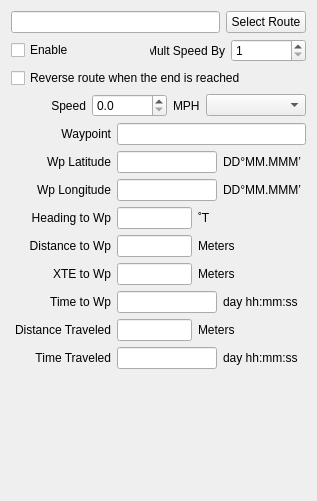
     <widget class="QWidget" name="tabAutopilot">
      <attribute name="title">
       <string>Autopilot</string>
      </attribute>
      <layout class="QVBoxLayout" name="verticalLayout_7">
       <item>
        <layout class="QHBoxLayout" name="horizontalLayout_10">
         <item>
          <widget class="QLineEdit" name="lineEditFilePath">
           <property name="text">
            <string/>
           </property>
           <property name="readOnly">
            <bool>true</bool>
           </property>
          </widget>
         </item>
         <item>
          <widget class="QPushButton" name="pushButtonSelectRouteFile">
           <property name="toolTip">
            <string>&lt;html&gt;&lt;head/&gt;&lt;body&gt;&lt;p&gt;Choose a GPX/KML file or a chartplotter route. Selection does not start Autopilot or Sending.&lt;/p&gt;&lt;/body&gt;&lt;/html&gt;</string>
           </property>
           <property name="text">
            <string>Select Route</string>
           </property>
          </widget>
         </item>
        </layout>
       </item>
       <item>
        <layout class="QHBoxLayout" name="horizontalLayout_21">
         <item>
          <widget class="QCheckBox" name="checkBoxAutoPilotEnabled">
           <property name="toolTip">
            <string>&lt;html&gt;&lt;head/&gt;&lt;body&gt;&lt;p&gt;Select to start the Autopilot, or un-check to stop.&lt;/p&gt;&lt;/body&gt;&lt;/html&gt;</string>
           </property>
           <property name="text">
            <string>Enable</string>
           </property>
          </widget>
         </item>
         <item>
          <spacer name="horizontalSpacer_2">
           <property name="orientation">
            <enum>Qt::Orientation::Horizontal</enum>
           </property>
           <property name="sizeHint" stdset="0">
            <size>
             <width>40</width>
             <height>20</height>
            </size>
           </property>
          </spacer>
         </item>
         <item>
          <widget class="QLabel" name="labelMultSpeedByX_2">
           <property name="minimumSize">
            <size>
             <width>75</width>
             <height>0</height>
            </size>
           </property>
           <property name="maximumSize">
            <size>
             <width>75</width>
             <height>16777215</height>
            </size>
           </property>
           <property name="text">
            <string>Mult Speed By</string>
           </property>
           <property name="alignment">
            <set>Qt::AlignmentFlag::AlignRight|Qt::AlignmentFlag::AlignTrailing|Qt::AlignmentFlag::AlignVCenter</set>
           </property>
          </widget>
         </item>
         <item>
          <widget class="QSpinBox" name="spinBoxMultSpeedByX">
           <property name="minimumSize">
            <size>
             <width>75</width>
             <height>0</height>
            </size>
           </property>
           <property name="maximumSize">
            <size>
             <width>75</width>
             <height>16777215</height>
            </size>
           </property>
           <property name="minimum">
            <number>1</number>
           </property>
           <property name="maximum">
            <number>10</number>
           </property>
          </widget>
         </item>
        </layout>
       </item>
       <item>
        <widget class="QCheckBox" name="checkBoxReverseRoute">
         <property name="text">
          <string>Reverse route when the end is reached</string>
         </property>
        </widget>
       </item>
       <item>
        <layout class="QHBoxLayout" name="horizontalLayout_24">
         <item>
          <widget class="QLabel" name="labelDataSpeed">
           <property name="minimumSize">
            <size>
             <width>75</width>
             <height>0</height>
            </size>
           </property>
           <property name="maximumSize">
            <size>
             <width>75</width>
             <height>16777215</height>
            </size>
           </property>
           <property name="text">
            <string>Speed</string>
           </property>
           <property name="alignment">
            <set>Qt::AlignmentFlag::AlignRight|Qt::AlignmentFlag::AlignTrailing|Qt::AlignmentFlag::AlignVCenter</set>
           </property>
          </widget>
         </item>
         <item>
          <widget class="QDoubleSpinBox" name="doubleSpinBoxSpeed">
           <property name="minimumSize">
            <size>
             <width>75</width>
             <height>0</height>
            </size>
           </property>
           <property name="maximumSize">
            <size>
             <width>75</width>
             <height>16777215</height>
            </size>
           </property>
           <property name="decimals">
            <number>1</number>
           </property>
          </widget>
         </item>
         <item>
          <widget class="ClickableLabel" name="labelUnitsSpeed">
           <property name="text">
            <string>MPH</string>
           </property>
          </widget>
         </item>
         <item>
          <widget class="QComboBox" name="comboBoxSpeedSource">
           <property name="minimumSize">
            <size>
             <width>100</width>
             <height>0</height>
            </size>
           </property>
           <property name="toolTip">
            <string>&lt;html&gt;&lt;head/&gt;&lt;body&gt;&lt;p&gt;Select speed source for autopilot: Speed Value, Route File, Throttle Position &lt;/p&gt;&lt;/body&gt;&lt;/html&gt;</string>
           </property>
          </widget>
         </item>
        </layout>
       </item>
       <item>
        <layout class="QHBoxLayout" name="horizontalLayout_25">
         <item>
          <widget class="QLabel" name="labelNextWaypoint">
           <property name="minimumSize">
            <size>
             <width>100</width>
             <height>0</height>
            </size>
           </property>
           <property name="maximumSize">
            <size>
             <width>100</width>
             <height>16777215</height>
            </size>
           </property>
           <property name="text">
            <string>Waypoint</string>
           </property>
           <property name="alignment">
            <set>Qt::AlignmentFlag::AlignRight|Qt::AlignmentFlag::AlignTrailing|Qt::AlignmentFlag::AlignVCenter</set>
           </property>
          </widget>
         </item>
         <item>
          <widget class="QLineEdit" name="lineEditNextWaypoint">
           <property name="readOnly">
            <bool>true</bool>
           </property>
          </widget>
         </item>
        </layout>
       </item>
       <item>
        <layout class="QHBoxLayout" name="horizontalLayout_26">
         <item>
          <widget class="ClickableLabel" name="labelWpLatitude">
           <property name="minimumSize">
            <size>
             <width>100</width>
             <height>0</height>
            </size>
           </property>
           <property name="maximumSize">
            <size>
             <width>100</width>
             <height>16777215</height>
            </size>
           </property>
           <property name="text">
            <string>Wp Latitude</string>
           </property>
           <property name="alignment">
            <set>Qt::AlignmentFlag::AlignRight|Qt::AlignmentFlag::AlignTrailing|Qt::AlignmentFlag::AlignVCenter</set>
           </property>
          </widget>
         </item>
         <item>
          <widget class="QLineEdit" name="lineEditWpLatitude">
           <property name="minimumSize">
            <size>
             <width>100</width>
             <height>0</height>
            </size>
           </property>
           <property name="maximumSize">
            <size>
             <width>100</width>
             <height>16777215</height>
            </size>
           </property>
           <property name="text">
            <string/>
           </property>
           <property name="readOnly">
            <bool>true</bool>
           </property>
          </widget>
         </item>
         <item>
          <widget class="QLabel" name="labelUnitsWpLatitude">
           <property name="text">
            <string>DD°MM.MMM’</string>
           </property>
          </widget>
         </item>
        </layout>
       </item>
       <item>
        <layout class="QHBoxLayout" name="horizontalLayout_27">
         <item>
          <widget class="ClickableLabel" name="labelWpLongitude">
           <property name="minimumSize">
            <size>
             <width>100</width>
             <height>0</height>
            </size>
           </property>
           <property name="maximumSize">
            <size>
             <width>100</width>
             <height>16777215</height>
            </size>
           </property>
           <property name="text">
            <string>Wp Longitude</string>
           </property>
           <property name="alignment">
            <set>Qt::AlignmentFlag::AlignRight|Qt::AlignmentFlag::AlignTrailing|Qt::AlignmentFlag::AlignVCenter</set>
           </property>
          </widget>
         </item>
         <item>
          <widget class="QLineEdit" name="lineEditWpLongitude">
           <property name="minimumSize">
            <size>
             <width>100</width>
             <height>0</height>
            </size>
           </property>
           <property name="maximumSize">
            <size>
             <width>100</width>
             <height>16777215</height>
            </size>
           </property>
           <property name="readOnly">
            <bool>true</bool>
           </property>
          </widget>
         </item>
         <item>
          <widget class="QLabel" name="labelUnitsWpLongitude">
           <property name="text">
            <string>DD°MM.MMM’</string>
           </property>
          </widget>
         </item>
        </layout>
       </item>
       <item>
        <layout class="QHBoxLayout" name="horizontalLayout_28">
         <item>
          <widget class="QLabel" name="labelHeading">
           <property name="minimumSize">
            <size>
             <width>100</width>
             <height>0</height>
            </size>
           </property>
           <property name="maximumSize">
            <size>
             <width>100</width>
             <height>16777215</height>
            </size>
           </property>
           <property name="text">
            <string>Heading to Wp</string>
           </property>
           <property name="alignment">
            <set>Qt::AlignmentFlag::AlignRight|Qt::AlignmentFlag::AlignTrailing|Qt::AlignmentFlag::AlignVCenter</set>
           </property>
          </widget>
         </item>
         <item>
          <widget class="QLineEdit" name="lineEditHeadingToWp">
           <property name="minimumSize">
            <size>
             <width>75</width>
             <height>0</height>
            </size>
           </property>
           <property name="maximumSize">
            <size>
             <width>75</width>
             <height>16777215</height>
            </size>
           </property>
           <property name="readOnly">
            <bool>true</bool>
           </property>
          </widget>
         </item>
         <item>
          <widget class="ClickableLabel" name="labelUnitsHeading">
           <property name="text">
            <string>˚T</string>
           </property>
          </widget>
         </item>
        </layout>
       </item>
       <item>
        <layout class="QHBoxLayout" name="horizontalLayout_29">
         <item>
          <widget class="QLabel" name="labelDistance">
           <property name="minimumSize">
            <size>
             <width>100</width>
             <height>0</height>
            </size>
           </property>
           <property name="maximumSize">
            <size>
             <width>100</width>
             <height>16777215</height>
            </size>
           </property>
           <property name="text">
            <string>Distance to Wp</string>
           </property>
           <property name="alignment">
            <set>Qt::AlignmentFlag::AlignRight|Qt::AlignmentFlag::AlignTrailing|Qt::AlignmentFlag::AlignVCenter</set>
           </property>
          </widget>
         </item>
         <item>
          <widget class="QLineEdit" name="lineEditDistanceToWp">
           <property name="minimumSize">
            <size>
             <width>75</width>
             <height>0</height>
            </size>
           </property>
           <property name="maximumSize">
            <size>
             <width>75</width>
             <height>16777215</height>
            </size>
           </property>
           <property name="readOnly">
            <bool>true</bool>
           </property>
          </widget>
         </item>
         <item>
          <widget class="ClickableLabel" name="labelUnitsDistance">
           <property name="text">
            <string>Meters</string>
           </property>
          </widget>
         </item>
        </layout>
       </item>
       <item>
        <layout class="QHBoxLayout" name="horizontalLayout_30">
         <item>
          <widget class="QLabel" name="labelXte">
           <property name="minimumSize">
            <size>
             <width>100</width>
             <height>0</height>
            </size>
           </property>
           <property name="maximumSize">
            <size>
             <width>100</width>
             <height>16777215</height>
            </size>
           </property>
           <property name="text">
            <string>XTE to Wp</string>
           </property>
           <property name="alignment">
            <set>Qt::AlignmentFlag::AlignRight|Qt::AlignmentFlag::AlignTrailing|Qt::AlignmentFlag::AlignVCenter</set>
           </property>
          </widget>
         </item>
         <item>
          <widget class="QLineEdit" name="lineEditXteToWp">
           <property name="minimumSize">
            <size>
             <width>75</width>
             <height>0</height>
            </size>
           </property>
           <property name="maximumSize">
            <size>
             <width>75</width>
             <height>16777215</height>
            </size>
           </property>
           <property name="readOnly">
            <bool>true</bool>
           </property>
          </widget>
         </item>
         <item>
          <widget class="ClickableLabel" name="labelUnitsXte">
           <property name="text">
            <string>Meters</string>
           </property>
          </widget>
         </item>
        </layout>
       </item>
       <item>
        <layout class="QHBoxLayout" name="horizontalLayout_31">
         <item>
          <widget class="QLabel" name="labelTime">
           <property name="minimumSize">
            <size>
             <width>100</width>
             <height>0</height>
            </size>
           </property>
           <property name="maximumSize">
            <size>
             <width>100</width>
             <height>16777215</height>
            </size>
           </property>
           <property name="text">
            <string>Time to Wp</string>
           </property>
           <property name="alignment">
            <set>Qt::AlignmentFlag::AlignRight|Qt::AlignmentFlag::AlignTrailing|Qt::AlignmentFlag::AlignVCenter</set>
           </property>
          </widget>
         </item>
         <item>
          <widget class="QLineEdit" name="lineEditTimeToWp">
           <property name="minimumSize">
            <size>
             <width>100</width>
             <height>0</height>
            </size>
           </property>
           <property name="maximumSize">
            <size>
             <width>100</width>
             <height>16777215</height>
            </size>
           </property>
           <property name="readOnly">
            <bool>true</bool>
           </property>
          </widget>
         </item>
         <item>
          <widget class="ClickableLabel" name="labelUnitsTimeToWp">
           <property name="text">
            <string>day hh:mm:ss</string>
           </property>
          </widget>
         </item>
        </layout>
       </item>
       <item>
        <layout class="QHBoxLayout" name="horizontalLayout_32">
         <item>
          <widget class="QLabel" name="labelDistanceTotal">
           <property name="minimumSize">
            <size>
             <width>100</width>
             <height>0</height>
            </size>
           </property>
           <property name="maximumSize">
            <size>
             <width>100</width>
             <height>16777215</height>
            </size>
           </property>
           <property name="text">
            <string>Distance Traveled</string>
           </property>
           <property name="alignment">
            <set>Qt::AlignmentFlag::AlignRight|Qt::AlignmentFlag::AlignTrailing|Qt::AlignmentFlag::AlignVCenter</set>
           </property>
          </widget>
         </item>
         <item>
          <widget class="QLineEdit" name="lineEditDistanceTraveled">
           <property name="minimumSize">
            <size>
             <width>75</width>
             <height>0</height>
            </size>
           </property>
           <property name="maximumSize">
            <size>
             <width>75</width>
             <height>16777215</height>
            </size>
           </property>
           <property name="readOnly">
            <bool>true</bool>
           </property>
          </widget>
         </item>
         <item>
          <widget class="ClickableLabel" name="labelUnitsDistanceTraveled">
           <property name="text">
            <string>Meters</string>
           </property>
          </widget>
         </item>
        </layout>
       </item>
       <item>
        <layout class="QHBoxLayout" name="horizontalLayout_33">
         <item>
          <widget class="QLabel" name="labelTimeTotal">
           <property name="minimumSize">
            <size>
             <width>100</width>
             <height>0</height>
            </size>
           </property>
           <property name="maximumSize">
            <size>
             <width>100</width>
             <height>16777215</height>
            </size>
           </property>
           <property name="text">
            <string>Time Traveled</string>
           </property>
           <property name="alignment">
            <set>Qt::AlignmentFlag::AlignRight|Qt::AlignmentFlag::AlignTrailing|Qt::AlignmentFlag::AlignVCenter</set>
           </property>
          </widget>
         </item>
         <item>
          <widget class="QLineEdit" name="lineEditTimeTraveled">
           <property name="minimumSize">
            <size>
             <width>100</width>
             <height>0</height>
            </size>
           </property>
           <property name="maximumSize">
            <size>
             <width>100</width>
             <height>16777215</height>
            </size>
           </property>
           <property name="readOnly">
            <bool>true</bool>
           </property>
          </widget>
         </item>
         <item>
          <widget class="ClickableLabel" name="labelUnitsTimeTraveled">
           <property name="text">
            <string>day hh:mm:ss</string>
           </property>
          </widget>
         </item>
        </layout>
       </item>
       <item>
        <spacer name="verticalSpacer_3">
         <property name="orientation">
          <enum>Qt::Orientation::Vertical</enum>
         </property>
         <property name="sizeHint" stdset="0">
          <size>
           <width>20</width>
           <height>121</height>
          </size>
         </property>
        </spacer>
       </item>
      </layout>
     </widget>
